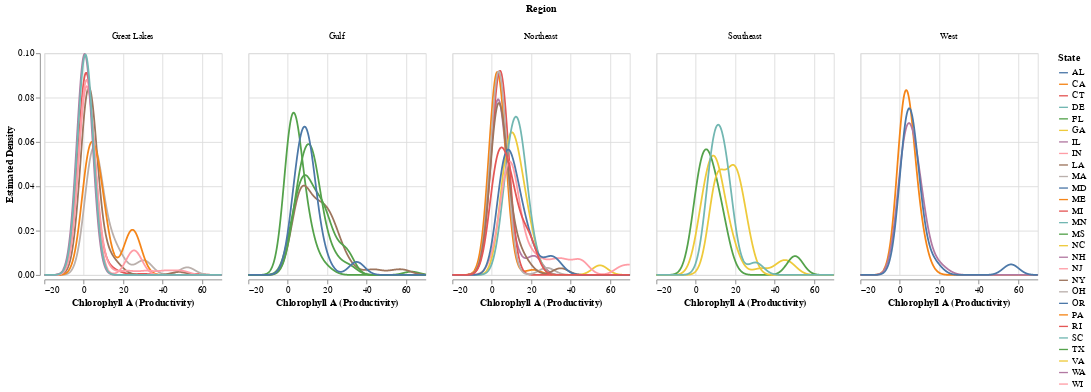

Notebook code for this chart:
### Code cell
p2 = alt.Chart(ncca_p2).transform_density(
    density = 'Result',
    groupby = ['State', 'Region'],
    as_ = ['Chlorophyll A (Productivity)', 'Estimated Density'],
    bandwidth = 4,
    extent = [-20, 70],
    steps = 1000
).mark_line().encode(
    x = 'Chlorophyll A (Productivity):Q',
    y = 'Estimated Density:Q',
    color = 'State'
).properties(
    width = 200,
    height = 250
).facet(
    column = 'Region'
)

p2

### Figure 1 — Vega-Lite specification as saved in the notebook (floating-point values rounded to 4 significant figures; data arrays with more than 128 entries replaced by an {"elided": "..."} marker saying what was removed)
{"config": {"view": {"continuousWidth": 400, "continuousHeight": 300}}, "data": {"name": "data-7a944f6eb138d93d6588a45e482738d1"}, "facet": {"column": {"field": "Region", "type": "nominal"}}, "spec": {"mark": "line", "encoding": {"color": {"field": "State", "type": "nominal"}, "x": {"field": "Chlorophyll A (Productivity)", "type": "quantitative"}, "y": {"field": "Estimated Density", "type": "quantitative"}}, "height": 250, "transform": [{"density": "Result", "bandwidth": 4, "extent": [-20, 70], "groupby": ["State", "Region"], "steps": 1000, "as": ["Chlorophyll A (Productivity)", "Estimated Density"]}], "width": 200}, "$schema": "https://vega.github.io/schema/vega-lite/v4.17.0.json", "datasets": {"data-7a944f6eb138d93d6588a45e482738d1": {"elided": "1082 records"}}}
